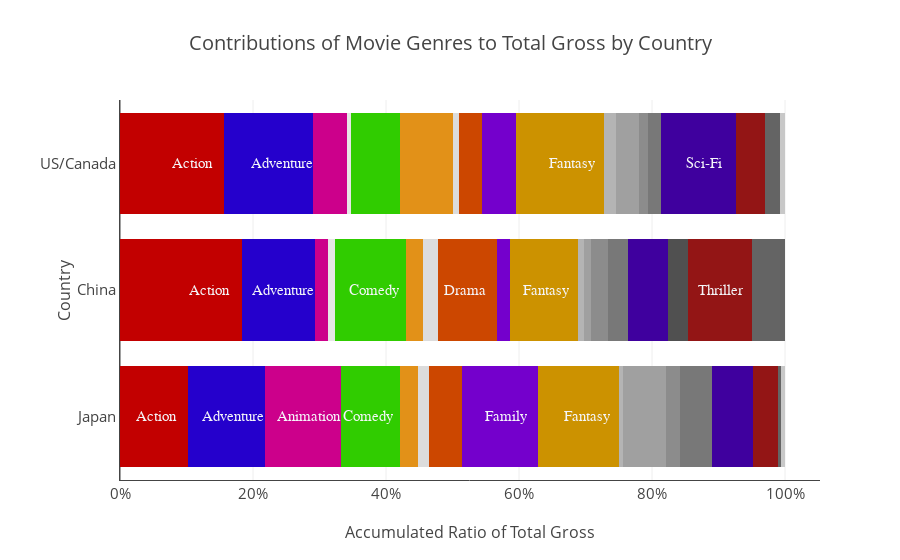

Notebook code for this chart:
### Code cell
genre_lis = df_country_genre.genre.unique()
colors = {'Action':'rgba(194, 0, 0, 1)', 'Adventure':'rgba(37, 0, 204, 1)', 'Animation':'rgba(204, 0, 139, 1)',
              'Comedy':'rgba(48, 204, 0, 1)', 'Comic':'rgba(226, 145, 24, 1)', 'Drama':'rgba(204, 71, 0, 1)', 
              'Family':'rgba(116, 0, 204, 1)', 'Fantasy':'rgba(204, 146, 0, 1)', 'Sci-Fi':'rgba(63, 0, 158, 1)', 
             'Thriller':'rgba(147, 21, 21, 1)', 'Biography':'rgba(230, 230, 230, 1)', 'Crime':'rgba(220, 220, 220, 1)',
             'History':'rgba(200, 200, 200, 1)', 'Horror':'rgba(180, 180, 180, 1)', 'Musical':'rgba(160, 160, 160, 1)', 
              'Mystery':'rgba(140, 140, 140, 1)', 'Romance':'rgba(120, 120, 120, 1)', 'War':'rgba(100, 100, 100, 1)',
              'Sport':'rgba(80, 80, 80, 1)' }


trace = [go.Bar(x=list(df_genre_ratio.loc[df_genre_ratio.genre==genre,country_lis].values.flatten()), 
                y=country_lis, name=genre, orientation = 'h', marker=dict(color=colors[genre])) for genre in genre_lis]
data = trace
layout = go.Layout(title='Contributions of Movie Genres to Total Gross by Country', titlefont=dict(size=20),
                   yaxis=dict(title='Country', showline=True, titlefont=dict(size=16), tickfont=dict(size=15)),
                   xaxis=dict(title='Accumulated Ratio of Total Gross', showline=True, 
                              titlefont=dict(size=16), tickfont=dict(size=15),tickformat=".0%"), 
                   showlegend=False, barmode='stack', margin=dict(l=120))


annotations = []

for country in country_lis:
    for i in range(0, len(df_genre_ratio)):
        ratio = df_genre_ratio[country][i]
        genre = df_genre_ratio['genre'][i]
        if ratio>0.08:
            x = df_genre_ratio[country][0:i+1].sum()-0.048
            text = df_genre_ratio['genre'][i]
            annotations.append(dict(x=x, y=country, text=text,
                                  font=dict(family='Calibri', size=15,
                                  color='rgba(245, 246, 249, 1)'),
                                  showarrow=False))
layout['annotations'] = annotations
fig = go.Figure(data=data, layout=layout)
offline.iplot(fig)

### Figure 1 — Plotly figure (JSON) as saved in the notebook; plotly's stock layout.template omitted (floating-point values rounded to 4 significant figures)
{"data": [{"marker": {"color": "rgba(194, 0, 0, 1)"}, "name": "Action", "orientation": "h", "type": "bar", "uid": "f360f92c-ad9d-11e8-9748-60030899ee42", "x": [0.1028, 0.183, 0.157], "y": ["Japan", "China", "US/Canada"]}, {"marker": {"color": "rgba(37, 0, 204, 1)"}, "name": "Adventure", "orientation": "h", "type": "bar", "uid": "f360fe2c-ad9d-11e8-ba76-60030899ee42", "x": [0.1146, 0.1097, 0.1339], "y": ["Japan", "China", "US/Canada"]}, {"marker": {"color": "rgba(204, 0, 139, 1)"}, "name": "Animation", "orientation": "h", "type": "bar", "uid": "f36100c0-ad9d-11e8-b356-60030899ee42", "x": [0.1153, 0.01989, 0.05056], "y": ["Japan", "China", "US/Canada"]}, {"marker": {"color": "rgba(230, 230, 230, 1)"}, "name": "Biography", "orientation": "h", "type": "bar", "uid": "f361035e-ad9d-11e8-ba0f-60030899ee42", "x": [0, 0.01106, 0.006632], "y": ["Japan", "China", "US/Canada"]}, {"marker": {"color": "rgba(48, 204, 0, 1)"}, "name": "Comedy", "orientation": "h", "type": "bar", "uid": "f36105ac-ad9d-11e8-8ab9-60030899ee42", "x": [0.08885, 0.1062, 0.07359], "y": ["Japan", "China", "US/Canada"]}, {"marker": {"color": "rgba(226, 145, 24, 1)"}, "name": "Comic", "orientation": "h", "type": "bar", "uid": "f36107f0-ad9d-11e8-886b-60030899ee42", "x": [0.02649, 0.02619, 0.07923], "y": ["Japan", "China", "US/Canada"]}, {"marker": {"color": "rgba(220, 220, 220, 1)"}, "name": "Crime", "orientation": "h", "type": "bar", "uid": "f3610a28-ad9d-11e8-9c4d-60030899ee42", "x": [0.01719, 0.02249, 0.008597], "y": ["Japan", "China", "US/Canada"]}, {"marker": {"color": "rgba(204, 71, 0, 1)"}, "name": "Drama", "orientation": "h", "type": "bar", "uid": "f3610c64-ad9d-11e8-b1c4-60030899ee42", "x": [0.04848, 0.08791, 0.03485], "y": ["Japan", "China", "US/Canada"]}, {"marker": {"color": "rgba(116, 0, 204, 1)"}, "name": "Family", "orientation": "h", "type": "bar", "uid": "f3610e8a-ad9d-11e8-90e3-60030899ee42", "x": [0.1153, 0.01989, 0.05056], "y": ["Japan", "China", "US/Canada"]}, {"marker": {"color": "rgba(204, 146, 0, 1)"}, "name": "Fantasy", "orientation": "h", "type": "bar", "uid": "f36110ba-ad9d-11e8-a941-60030899ee42", "x": [0.1215, 0.1019, 0.1322], "y": ["Japan", "China", "US/Canada"]}, {"marker": {"color": "rgba(180, 180, 180, 1)"}, "name": "Horror", "orientation": "h", "type": "bar", "uid": "f36112e2-ad9d-11e8-84c8-60030899ee42", "x": [0.005263, 0.009137, 0.01915], "y": ["Japan", "China", "US/Canada"]}, {"marker": {"color": "rgba(160, 160, 160, 1)"}, "name": "Musical", "orientation": "h", "type": "bar", "uid": "f3611510-ad9d-11e8-a95e-60030899ee42", "x": [0.06504, 0.01084, 0.03378], "y": ["Japan", "China", "US/Canada"]}, {"marker": {"color": "rgba(140, 140, 140, 1)"}, "name": "Mystery", "orientation": "h", "type": "bar", "uid": "f3611736-ad9d-11e8-9943-60030899ee42", "x": [0.0219, 0.02541, 0.01467], "y": ["Japan", "China", "US/Canada"]}, {"marker": {"color": "rgba(120, 120, 120, 1)"}, "name": "Romance", "orientation": "h", "type": "bar", "uid": "f3611966-ad9d-11e8-874e-60030899ee42", "x": [0.04712, 0.03041, 0.01917], "y": ["Japan", "China", "US/Canada"]}, {"marker": {"color": "rgba(63, 0, 158, 1)"}, "name": "Sci-Fi", "orientation": "h", "type": "bar", "uid": "f3611b98-ad9d-11e8-84d2-60030899ee42", "x": [0.06272, 0.06044, 0.1126], "y": ["Japan", "China", "US/Canada"]}, {"marker": {"color": "rgba(80, 80, 80, 1)"}, "name": "Sport", "orientation": "h", "type": "bar", "uid": "f3611dc6-ad9d-11e8-bfce-60030899ee42", "x": [0, 0.03018, 0], "y": ["Japan", "China", "US/Canada"]}, {"marker": {"color": "rgba(147, 21, 21, 1)"}, "name": "Thriller", "orientation": "h", "type": "bar", "uid": "f361201e-ad9d-11e8-b321-60030899ee42", "x": [0.03688, 0.09637, 0.04351], "y": ["Japan", "China", "US/Canada"]}, {"marker": {"color": "rgba(100, 100, 100, 1)"}, "name": "War", "orientation": "h", "type": "bar", "uid": "f3612212-ad9d-11e8-813a-60030899ee42", "x": [0.005278, 0.04892, 0.02285], "y": ["Japan", "China", "US/Canada"]}, {"marker": {"color": "rgba(200, 200, 200, 1)"}, "name": "History", "orientation": "h", "type": "bar", "uid": "f3612406-ad9d-11e8-afc4-60030899ee42", "x": [0.005278, 0, 0.007153], "y": ["Japan", "China", "US/Canada"]}], "layout": {"annotations": [{"font": {"color": "rgba(245, 246, 249, 1)", "family": "Calibri", "size": 15}, "showarrow": false, "text": "Action", "x": 0.05482, "y": "Japan"}, {"font": {"color": "rgba(245, 246, 249, 1)", "family": "Calibri", "size": 15}, "showarrow": false, "text": "Adventure", "x": 0.1694, "y": "Japan"}, {"font": {"color": "rgba(245, 246, 249, 1)", "family": "Calibri", "size": 15}, "showarrow": false, "text": "Animation", "x": 0.2847, "y": "Japan"}, {"font": {"color": "rgba(245, 246, 249, 1)", "family": "Calibri", "size": 15}, "showarrow": false, "text": "Comedy", "x": 0.3736, "y": "Japan"}, {"font": {"color": "rgba(245, 246, 249, 1)", "family": "Calibri", "size": 15}, "showarrow": false, "text": "Family", "x": 0.581, "y": "Japan"}, {"font": {"color": "rgba(245, 246, 249, 1)", "family": "Calibri", "size": 15}, "showarrow": false, "text": "Fantasy", "x": 0.7025, "y": "Japan"}, {"font": {"color": "rgba(245, 246, 249, 1)", "family": "Calibri", "size": 15}, "showarrow": false, "text": "Action", "x": 0.135, "y": "China"}, {"font": {"color": "rgba(245, 246, 249, 1)", "family": "Calibri", "size": 15}, "showarrow": false, "text": "Adventure", "x": 0.2447, "y": "China"}, {"font": {"color": "rgba(245, 246, 249, 1)", "family": "Calibri", "size": 15}, "showarrow": false, "text": "Comedy", "x": 0.3819, "y": "China"}, {"font": {"color": "rgba(245, 246, 249, 1)", "family": "Calibri", "size": 15}, "showarrow": false, "text": "Drama", "x": 0.5185, "y": "China"}, {"font": {"color": "rgba(245, 246, 249, 1)", "family": "Calibri", "size": 15}, "showarrow": false, "text": "Fantasy", "x": 0.6403, "y": "China"}, {"font": {"color": "rgba(245, 246, 249, 1)", "family": "Calibri", "size": 15}, "showarrow": false, "text": "Thriller", "x": 0.9031, "y": "China"}, {"font": {"color": "rgba(245, 246, 249, 1)", "family": "Calibri", "size": 15}, "showarrow": false, "text": "Action", "x": 0.109, "y": "US/Canada"}, {"font": {"color": "rgba(245, 246, 249, 1)", "family": "Calibri", "size": 15}, "showarrow": false, "text": "Adventure", "x": 0.2429, "y": "US/Canada"}, {"font": {"color": "rgba(245, 246, 249, 1)", "family": "Calibri", "size": 15}, "showarrow": false, "text": "Fantasy", "x": 0.6791, "y": "US/Canada"}, {"font": {"color": "rgba(245, 246, 249, 1)", "family": "Calibri", "size": 15}, "showarrow": false, "text": "Sci-Fi", "x": 0.8785, "y": "US/Canada"}], "barmode": "stack", "margin": {"l": 120}, "showlegend": false, "title": "Contributions of Movie Genres to Total Gross by Country", "titlefont": {"size": 20}, "xaxis": {"showline": true, "tickfont": {"size": 15}, "tickformat": ".0%", "title": "Accumulated Ratio of Total Gross", "titlefont": {"size": 16}}, "yaxis": {"showline": true, "tickfont": {"size": 15}, "title": "Country", "titlefont": {"size": 16}}}}
